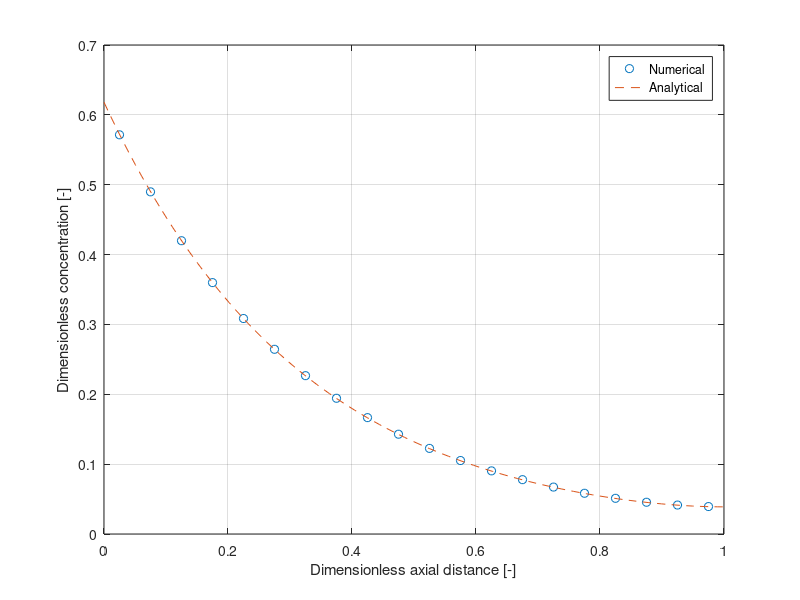

Here is the MATLAB script that generated this plot:
% clear all variables, leave not witnesses
clear('all')

% initialize system variables
Pe = 5.0;       % Peclet number; do not use values > 1000
Da = 5.0;       % Dalton number
N = 20;         % number of control volumes

% build matrices and vectors
A = zeros(N,N);
b = zeros(N,1);

% set some auxiliary variables
dz = 1.0 / N;
beta = 1.0 / (Pe * dz);
Sp = Da * dz;
Su = -1.0;

% populate matrix
for i = 2:N-1
    A(i,i-1) = beta + 0.5;
    A(i,i+1) = beta - 0.5;
    A(i,i) = -A(i,i-1) - A(i,i+1) - Sp;
end

% set boundary values
A(1,2) = beta - 0.5;
A(1,1) = -A(1,2) - Sp + Su;
A(N,N-1) = beta + 0.5;
A(N,N) = -A(N,N-1) - Sp;

% set vector solution
b(1) = Su;

% solve matrix-vector equation
u = A\b;

% plot result
plot(linspace(0.5 * dz, 1.0 - 0.5 * dz, N), u, 'o')
hold on;

% plot analytical solution
z = linspace(0, 1, 100);
beta = sqrt(1.0 + 4.0 * Da / Pe); % auxiliary variable
nom = 2.0 .* exp(0.5 .* Pe .* z) .* (beta .* cosh(0.5 .* Pe .* beta .* (1.0 - z)) + sinh(0.5 .* Pe .* beta .* (1.0 - z)));
denom = (beta^2 + 1.0) * sinh(0.5 * Pe * beta) + 2.0 * beta * cosh(0.5 * Pe * beta);
y = nom ./ denom;
plot(z, y, '--')

% add labels
legend('Numerical', 'Analytical');
xlabel('Dimensionless axial distance [-]')
ylabel('Dimensionless concentration [-]')
grid on;
hold off;